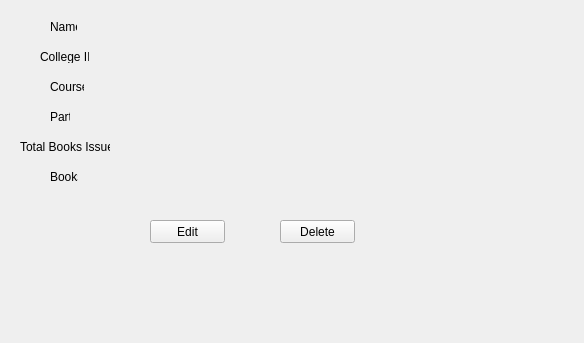
         <widget class="QWidget" name="scrollAreaWidgetContents">
          <property name="geometry">
           <rect>
            <x>0</x>
            <y>0</y>
            <width>584</width>
            <height>343</height>
           </rect>
          </property>
          <widget class="QLabel" name="label_16">
           <property name="geometry">
            <rect>
             <x>50</x>
             <y>20</y>
             <width>27</width>
             <height>13</height>
            </rect>
           </property>
           <property name="text">
            <string>Name</string>
           </property>
          </widget>
          <widget class="QLabel" name="label_18">
           <property name="geometry">
            <rect>
             <x>50</x>
             <y>110</y>
             <width>20</width>
             <height>13</height>
            </rect>
           </property>
           <property name="text">
            <string>Part</string>
           </property>
          </widget>
          <widget class="QLabel" name="label_19">
           <property name="geometry">
            <rect>
             <x>50</x>
             <y>80</y>
             <width>34</width>
             <height>13</height>
            </rect>
           </property>
           <property name="text">
            <string>Course</string>
           </property>
          </widget>
          <widget class="QLabel" name="label_20">
           <property name="geometry">
            <rect>
             <x>40</x>
             <y>50</y>
             <width>49</width>
             <height>13</height>
            </rect>
           </property>
           <property name="text">
            <string>College ID</string>
           </property>
          </widget>
          <widget class="QLabel" name="label_21">
           <property name="geometry">
            <rect>
             <x>20</x>
             <y>140</y>
             <width>90</width>
             <height>13</height>
            </rect>
           </property>
           <property name="text">
            <string>Total Books Issued</string>
           </property>
          </widget>
          <widget class="QLabel" name="label_22">
           <property name="geometry">
            <rect>
             <x>50</x>
             <y>170</y>
             <width>28</width>
             <height>13</height>
            </rect>
           </property>
           <property name="text">
            <string>Books</string>
           </property>
          </widget>
          <widget class="QPushButton" name="pushButton_11">
           <property name="geometry">
            <rect>
             <x>150</x>
             <y>220</y>
             <width>75</width>
             <height>23</height>
            </rect>
           </property>
           <property name="text">
            <string>Edit</string>
           </property>
          </widget>
          <widget class="QPushButton" name="pushButton_12">
           <property name="geometry">
            <rect>
             <x>280</x>
             <y>220</y>
             <width>75</width>
             <height>23</height>
            </rect>
           </property>
           <property name="text">
            <string>Delete</string>
           </property>
          </widget>
         </widget>
